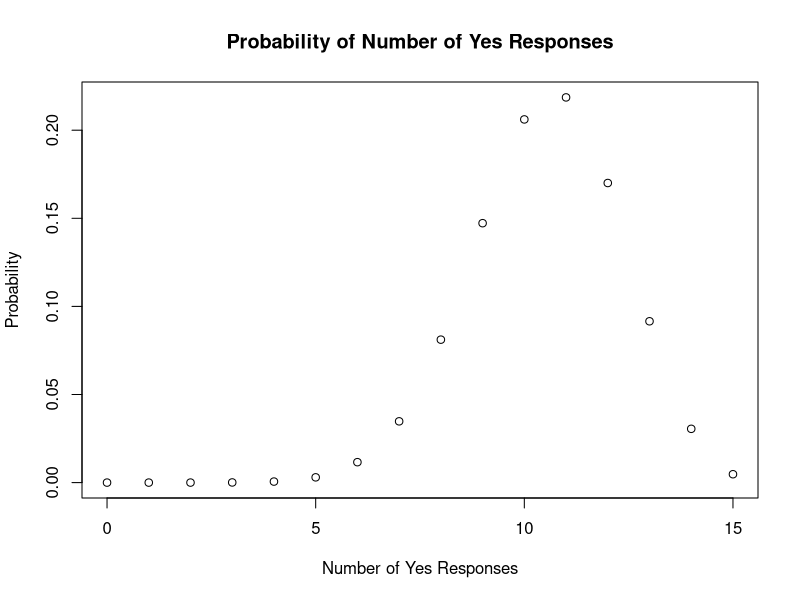
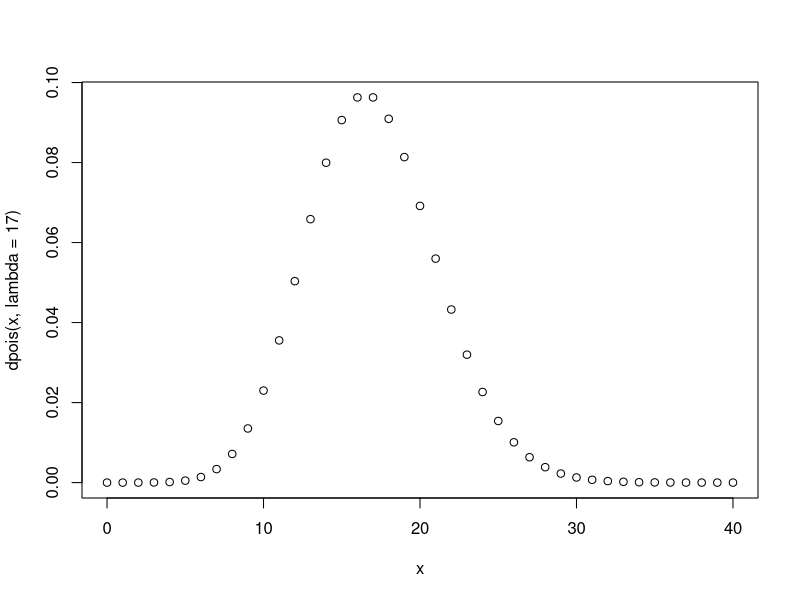
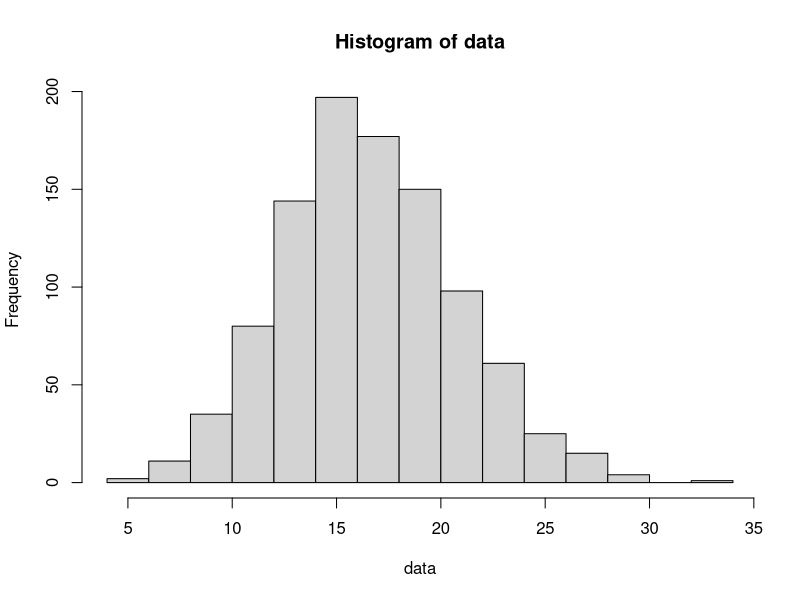
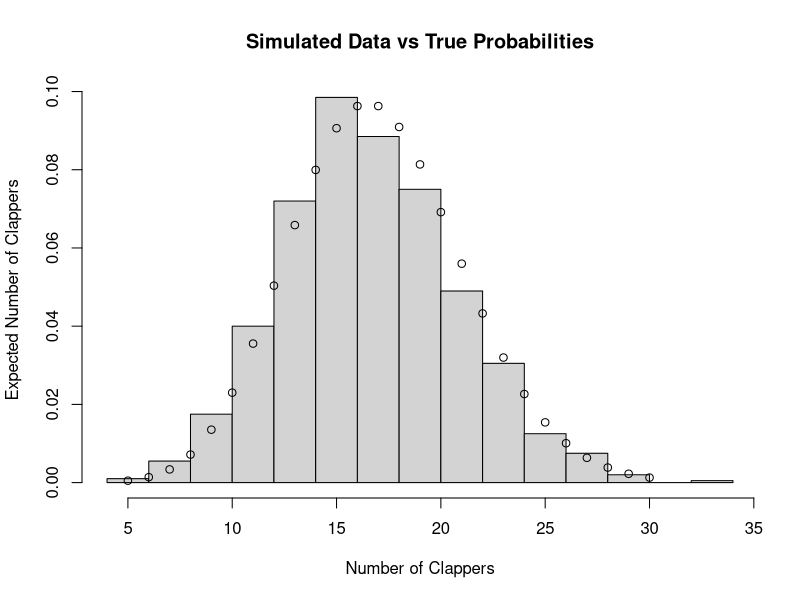

Source code (R) for these figures, in order:
#We have n = 300 participants, and a probability of success p = 0.7. Therefore, our expected number of “yes” responses out of this group is:
n = 300
p = 0.7
n*p

#What is the variance of this random variable?
n*p*(1-p)

#Now let’s return our attention to the active focus group. Let’s suppose your group consists of 15 people. Then you will have as few as zero yes responses and as many as 15. Let’s plot the probability of each of the 16 possibilities.

x <- 0:15
plot(x, dbinom(x, size = 15, prob = 0.7),
     main = "Probability of Number of Yes Responses",
     xlab = "Number of Yes Responses",
     ylab = "Probability")
1


#simulate 1000 more focus groups
data <- rbinom(1000, size = 15, prob = 0.7)
mean(data)
var(data)

#Let’s look at a similar experiment using the Poisson distribution. Every lecture, on average, 17 students clap
#at the end of my lecture (no not really, the actual number is much much much closer to zero). Pretending
#that the number is actually 17, I would like to predict the number who will clap at the end of my next lecture
#so I can know how good I will feel on the way back to my office.
#Similar to above, let’s plot the probability of the number of clappers from 0 up to 50.

x <- 0:40
plot(x,dpois(x, lambda = 17))

#simulate 1000
data <- rpois(1000, lambda = 17)
mean(data)

var(data)

#plot
x <- c(5:30)
invisible(plot(hist(data), freq = FALSE,
               main = "Simulated Data vs True Probabilities",
               xlab = "Number of Clappers",
               ylab = "Expected Number of Clappers"))

#overlay points
points(x, dpois(x, lambda = 17))


#change1

#change2

#change3

#change4

#changefrombrowser

#changefrombrowser2

#changefrom VSCODE

#changefrom caroline
